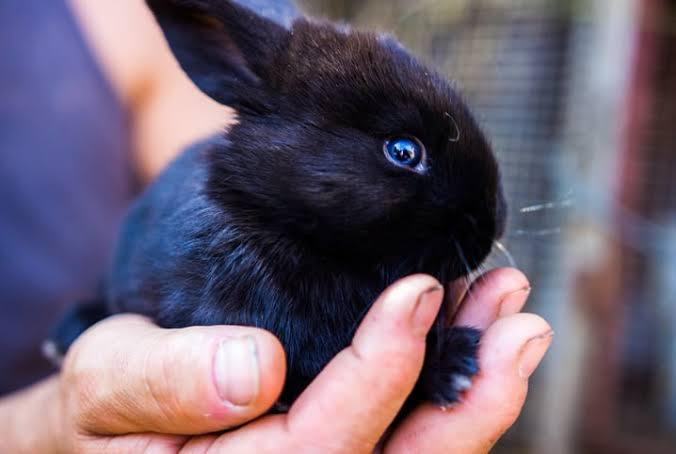
#> input picture Archives/images.jpeg, 676 x 454 px
$ jupyter execute lista_1.ipynb
#> lines starting #> are read from the running program, lines starting #| are printed output that depends on the picture; after the words box and inside, x2 and y2 are one past the last pixel; in counts of white or black regions, pixels touching at a corner belong together
##### Setup

###### 1.

[cell 1]
# Bibliotecas padrão do Python
from dataclasses import dataclass
from pathlib import Path
from typing import Sequence, Union

# Bibliotecas para cálculos numéricos
import numpy as np
import pandas as pd

# Bibliotecas para visualização
import matplotlib.pyplot as plt
import ipywidgets as widgets
from matplotlib.colors import hsv_to_rgb, rgb_to_hsv

# Bibliotecas para manipulação de imagens
from PIL import Image, ImageDraw

# Bibliotecas para exibição no Jupyter Notebook
from IPython.display import HTML, display

###### 2.

[cell 2]
# Funções de exibição reutilizadas pelas Questões 1 a 4.
# [13 lines left out: function exibir_imagem, not called in this run]


def exibir_paineis(paineis, figsize=(16, 4), mostrar_eixos=False):
    fig, eixos = plt.subplots(1, len(paineis), figsize=figsize)
    for eixo, (imagem, titulo, maximo_cinza) in zip(eixos, paineis):
        exibir_imagem(eixo, imagem, titulo, maximo_cinza, mostrar_eixos)
    plt.tight_layout()
    plt.show()

###### 3.

[cell 3]
def normalizar_canal(canal):
    menor, maior = float(np.min(canal)), float(np.max(canal))
    if maior - menor < 1e-12:
        return np.zeros_like(canal, dtype=np.float64)  # matriz constante vira preto
    return (canal - menor) / (maior - menor)


def rgb_float_para_imagem(rgb):
    """Converte RGB em [0, 1] para uma imagem Pillow de 8 bits."""
    pixels = np.rint(np.clip(rgb, 0, 1) * 255).astype(np.uint8)
    return Image.fromarray(pixels, "RGB")

##### QUESTÃO1

###### 1.

[cell 4]
@dataclass
class Circulo:
    centro: tuple[int, int]
    raio: int
    tom: int = 110
    alfa: int = 190


@dataclass
class Reta:
    inicio: tuple[int, int]
    fim: tuple[int, int]
    tom: int = 20
    alfa: int = 255
    largura: int = 3


@dataclass
class Poligono:
    vertices: list[tuple[int, int]]
    tom: int = 80
    alfa: int = 165

###### 2.

[cell 5]
Descritor = Union[Circulo, Reta, Poligono]


def renderizar(descritores: Sequence[Descritor], tamanho=(100, 100)):
#> called with tamanho = (100, 100)
    base = Image.new("RGBA", tamanho, (255, 255, 255, 255))
#> base: PIL image 100x100 RGBA; every value is 255
    camadas = []

    for forma in descritores:
        camada = Image.new("RGBA", tamanho, (0, 0, 0, 0))
        pincel = ImageDraw.Draw(camada)
        cor = (forma.tom, forma.tom, forma.tom, forma.alfa)

        if isinstance(forma, Circulo):
            cx, cy = forma.centro
            r = forma.raio
            pincel.ellipse((cx-r, cy-r, cx+r, cy+r), fill=cor)
        elif isinstance(forma, Reta):
            pincel.line((forma.inicio, forma.fim), fill=cor, width=forma.largura)
        elif isinstance(forma, Poligono):
            if len(forma.vertices) < 3:
                raise ValueError("Um polígono precisa de pelo menos 3 vértices.")
            pincel.polygon(forma.vertices, fill=cor)
        else:
            raise TypeError(f"Descritor desconhecido: {type(forma).__name__}")

        camadas.append(camada)
        base = Image.alpha_composite(base, camada)
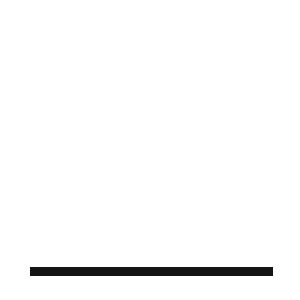
#> camada: PIL image 100x100 RGBA (shown 3 times larger); mean R, G, B, A 0.5, 0.5, 0.5, 6.2; transparent parts drawn white
#> after the loop, camadas = 3 items

    return base.convert("L"), base, camadas

###### 3.

[cell 6]
cena = [
    Circulo(centro=(50, 50), raio=30),
    Poligono(vertices=[(20, 20), (80, 20), (50, 70)]),
    Reta(inicio=(10, 90), fim=(90, 90)),
]

imagem_cinza, imagem_rgba, camadas = renderizar(cena)
#> camadas = 3 items
imagem_cinza.save("questao1_bitmap_cinza.png")

fundo = Image.new("RGBA", imagem_rgba.size, "white")
paineis_q1 = [
    (Image.alpha_composite(fundo, camada).convert("L"),
     f"Camada {i}: {type(forma).__name__}", 255)
    for i, (forma, camada) in enumerate(zip(cena, camadas), start=1)
]
#> paineis_q1 = 3 items
paineis_q1.append((imagem_cinza, "Composição final em cinza", 255))
exibir_paineis(paineis_q1, mostrar_eixos=True)
#> (the call stopped at in exibir_paineis, `fig, eixos = plt.subplots(1, len(paineis), figsize=figsize)`: IPython is not available in this run)

##### QUESTÃO2

###### 1.

[cell 7]
# Carregar imagem

USAR_UPLOAD_COLAB = False
CAMINHO_IMAGEM = Path("Archives/images.jpeg")

if USAR_UPLOAD_COLAB:
    try:
        from google.colab import files
    except ImportError as erro:
        raise RuntimeError("A opção de upload requer Google Colab.") from erro
    enviados = files.upload()
    if not enviados:
        raise ValueError("Nenhuma imagem foi enviada.")
    caminho = Path(next(iter(enviados)))
else:
    caminho = Path(CAMINHO_IMAGEM)

if not caminho.is_file():
    raise FileNotFoundError(f"Imagem não encontrada: {caminho}")

imagem_original = Image.open(caminho).convert("RGB")
#> imagem_original is the input picture: PIL image 676x454 RGB; mean R, G, B 108.1, 94.5, 110.8
imagem_original.thumbnail((750, 750))
print("Imagem carregada:", caminho)

###### 2.

[cell 8]
def rgb_para_hsl(rgb):
    """RGB float [0,1] -> HSL float [0,1], vetorizado com NumPy."""
    rgb = np.asarray(rgb, dtype=np.float64)
    r, g, b = np.moveaxis(rgb, -1, 0)
    maior = rgb.max(axis=-1)
    menor = rgb.min(axis=-1)
    delta = maior - menor
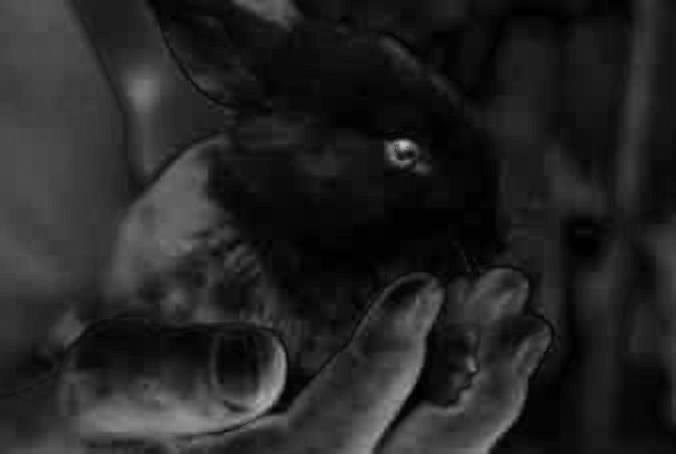
#> delta: shape (454, 676) float64; min 0, max 0.776, mean 0.144
    l = (maior + menor) / 2.0

    s = np.zeros_like(l)
    denominador = 1.0 - np.abs(2.0*l - 1.0)
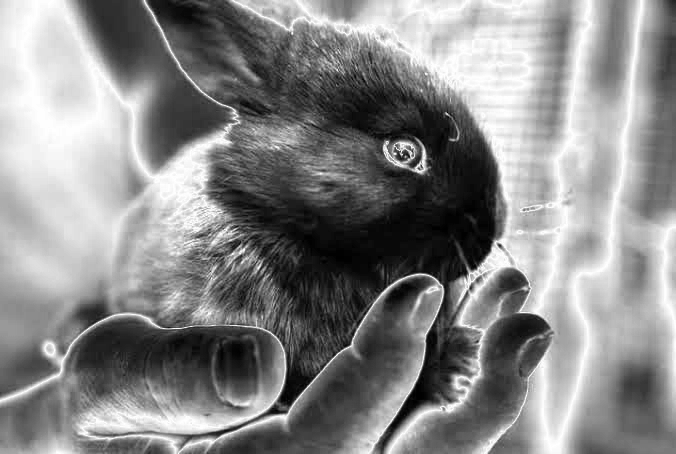
#> denominador: shape (454, 676) float64; min 0, max 1, mean 0.533
    np.divide(delta, denominador, out=s, where=denominador > 1e-12)
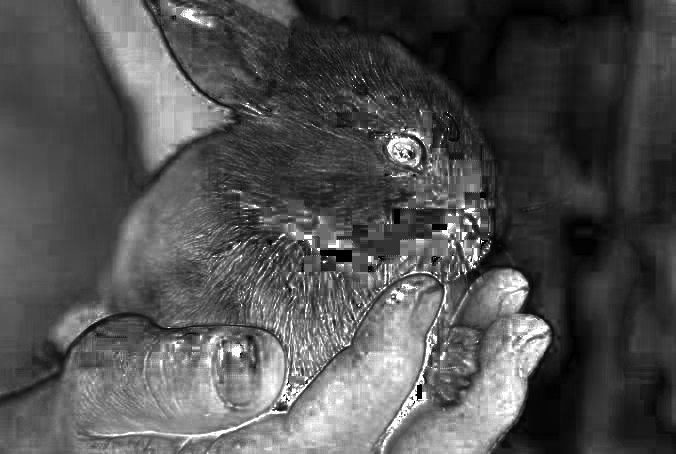
#> s: shape (454, 676) float64; min 0, max 1, mean 0.318

    h = np.zeros_like(l)
    mascara = delta > 1e-12
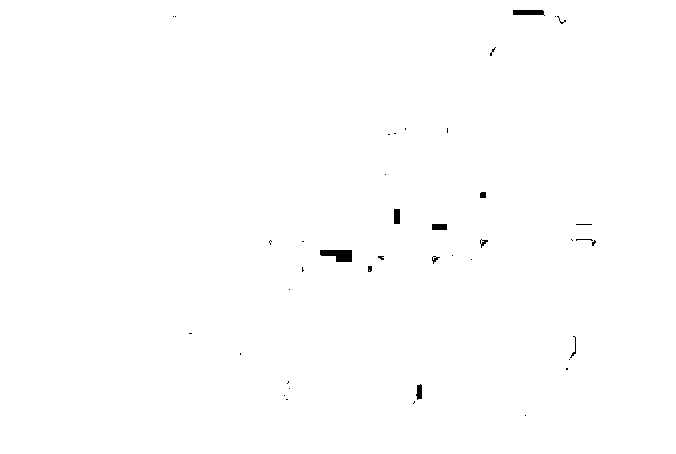
#> mascara: shape (454, 676) bool; 99.7% white; 41 black regions (31 under 20 px), largest, box (x1, y1, x2, y2) and area: (320, 250, 352, 262) 287, (513, 10, 545, 16) 155, (394, 209, 400, 224) 90
    mr = mascara & (maior == r)
#> mr: shape (454, 676) bool; 41.5% white; 38 white regions (23 under 20 px), largest, box (x1, y1, x2, y2) and area: (0, 0, 676, 454) 94090, (75, 0, 241, 187) 15620, (268, 0, 544, 96) 14923
    mg = mascara & ~mr & (maior == g)
#> mg: shape (454, 676) bool; 0.46% white; 21 white regions (19 under 20 px), largest, box (x1, y1, x2, y2) and area: (513, 0, 599, 22) 1257, (570, 240, 576, 248) 34
    mb = mascara & ~mr & ~mg
#> mb: shape (454, 676) bool; 57.8% white; 46 black regions (25 under 20 px), largest, box (x1, y1, x2, y2) and area: (0, 0, 676, 454) 94410, (268, 0, 599, 96) 16384, (75, 0, 241, 187) 15626
    h[mr] = ((g[mr] - b[mr]) / delta[mr]) % 6
    h[mg] = (b[mg] - r[mg]) / delta[mg] + 2
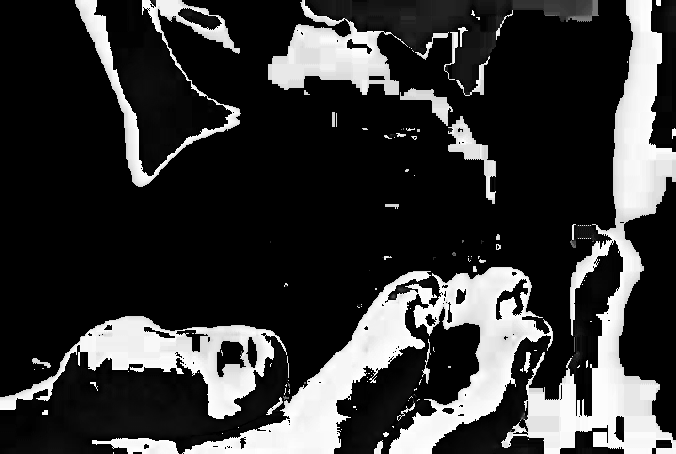
#> h: shape (454, 676) float64; min 0, max 5.99, mean 1.29; drawn with min black and max white
    h[mb] = (r[mb] - g[mb]) / delta[mb] + 4
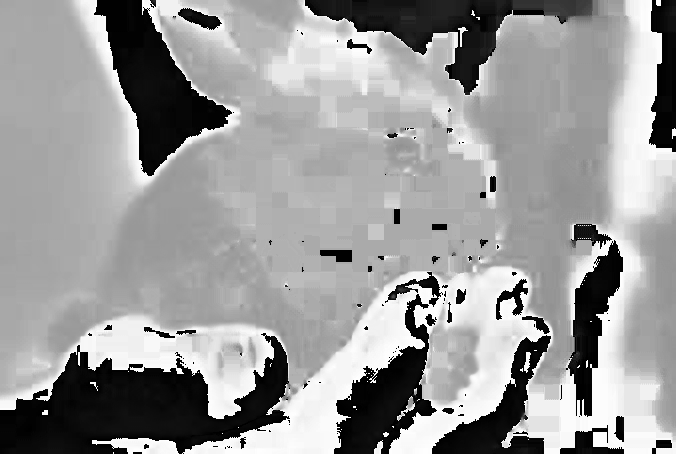
#> h: shape (454, 676) float64; min 0, max 5.99, mean 3.61; drawn with min black and max white
    h /= 6.0
    return np.stack([h, s, l], axis=-1)
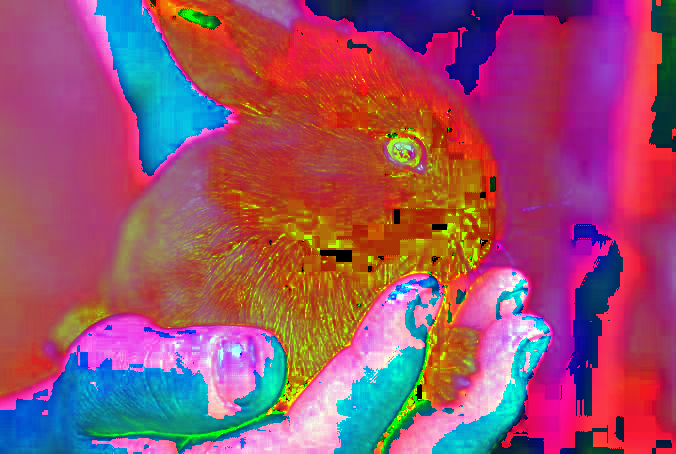
#> returned value: shape (454, 676, 3) float64; mean of channels 0, 1, 2 0.602, 0.318, 0.423; drawn as R, G, B


def hsl_para_rgb(hsl):
    """HSL float [0,1] -> RGB float [0,1]."""
    h, s, l = np.moveaxis(np.asarray(hsl, dtype=np.float64), -1, 0)
    c = (1.0 - np.abs(2.0*l - 1.0)) * s
    h6 = (h % 1.0) * 6.0
    x = c * (1.0 - np.abs(h6 % 2.0 - 1.0))
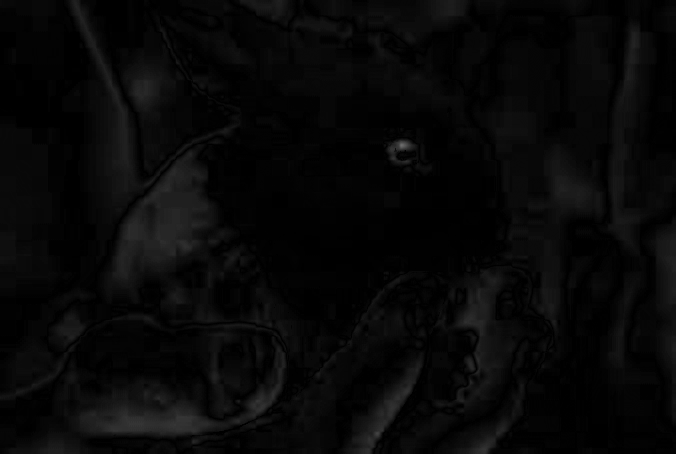
#> x: shape (454, 676) float64; min 0, max 0.427, mean 0.0319
    m = l - c/2.0
    rgb = np.zeros(hsl.shape, dtype=np.float64)
    setores = [
        (c, x, 0), (x, c, 0), (0, c, x),
        (0, x, c), (x, 0, c), (c, 0, x)
    ]
    for indice, canais in enumerate(setores):
        seletor = (np.floor(h6).astype(int) % 6) == indice
        for canal, valor in enumerate(canais):
            rgb[..., canal][seletor] = (valor if isinstance(valor, int) else valor[seletor])
#> this loop made 6 passes
#> pass 2, in hsl_para_rgb, `seletor = (np.floor(h6).astype(int) % 6) == indice`:
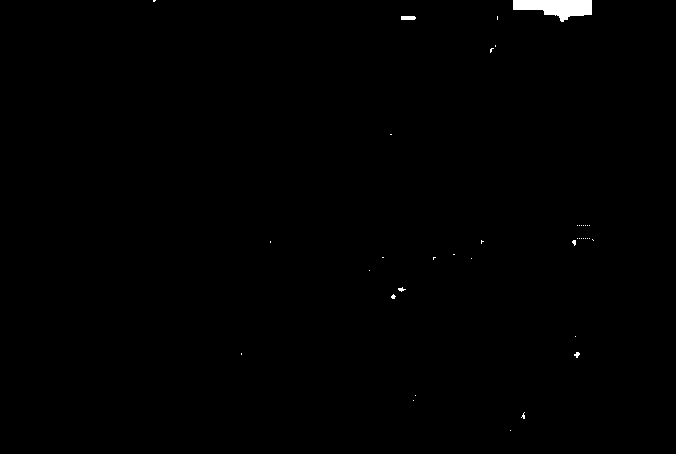
#> seletor: shape (454, 676) bool; 0.43% white; 39 white regions (35 under 20 px), largest, box (x1, y1, x2, y2) and area: (513, 0, 592, 22) 1102, (401, 16, 416, 20) 58, (574, 352, 580, 358) 22, (398, 287, 406, 292) 20
    return np.clip(rgb + m[..., None], 0.0, 1.0)
#> (the rest of the program and of its run is left out)
